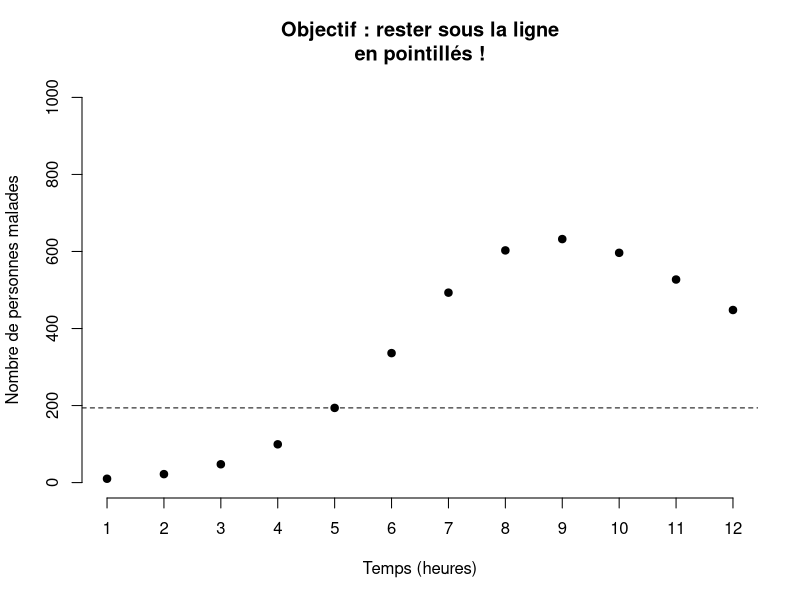

Here is the R script that generated this plot: (Note: this script raises an error after producing the figure.)

library(deSolve)

find_perc = function(){
  
  colours = c("red", "blue", "green", "orange", "purple",
              "slateblue", "green4", "grey20",
              "tomato", "steelblue", "tan4", "seagreen3")
  
  SIR.model <- function(t, pop, param) {
    with(as.list(c(pop, param)), {
      
      if(t>=4) beta = beta*(1-perc_to_try/100)
      N=S+I+R
      dS <- -beta*S*I/N
      dI <- beta*S*I/N  - gamma*I
      dR <- gamma*I
      dnI <- beta*S*I/N 
      res<-c(dS, dI, dR, dnI)
      list(res)
    })
  }
  
  gamma=1/4
  beta = gamma*4.2
  perc_to_try = 0
  dt=1
  Tmax=11
  N=1500
  
  I0=10
  S0=N-I0
  R0=0
  
  Time=seq(from=0,to=Tmax,by=dt)
  Init.cond=c(S=S0,I=I0, R=R0, nI=0) 
  param=c(beta,gamma, perc_to_try)
  
  real_result <- as.data.frame(lsoda(Init.cond, Time, SIR.model, param))
  
  plot(c(1:12),real_result$I,type="p",col="black",
       xlab="Temps (heures)",ylab="Nombre de personnes malades",
       main="Objectif : rester sous la ligne\nen pointillés !",
       ylim=c(0,1000), bty="n", cex=1, pch=19,
       xlim = c(1,12), xaxt="n")
  axis(side = 1, at=c(1:12))
  abline(h=real_result$I[5], lty = "dashed", lwd=1)

  attempt = 1
  
  perc_tried = c()
  
  repeat{
    
    cat("Quel pourcentage de visiteurs doivent se laver les mains AU MINIMUM ?\n")
    perc_to_try = readline("")
    
    if(grepl("[A-Za-z]", perc_to_try)){
      cat("Le pourcentage doit être un nombre !\n")
    } else {
      
      perc_to_try = gsub(",", ".", perc_to_try)
      
      perc_to_try = as.numeric(perc_to_try)
      
      if(perc_to_try < 0 | perc_to_try > 100){
        cat("Le pourcentage doit être entre 0 et 100 !\n")
      } else {
        
        perc_tried = c(perc_tried, perc_to_try)
        
        param=c(beta,gamma,perc_to_try)
        
        test_result <- as.data.frame(lsoda(Init.cond, Time, SIR.model, param))
        
        lines(c(1:12),test_result$I, lwd = 2,
              col = colours[attempt])
        legend("topright", legend = perc_tried, col = colours[1:length(perc_tried)],
               lty = 1, lwd = 2)
        
        
        if(perc_to_try == 77){
          cat("Bravo ! C'est la bonne valeur")
          break
        }
        
        if(attempt > 2) cat("Indice : c'est entre 70 et 80%...\n")
        if(attempt >2 & perc_to_try < 77) cat("Un petit peu plus...\n")
        
        if(perc_to_try > 77) cat("Ca fonctionne, mais il n'y a pas besoin d'une valeur aussi élevée\n")
        
        attempt = attempt+1

      }
    }
  }
  
}

find_perc()
